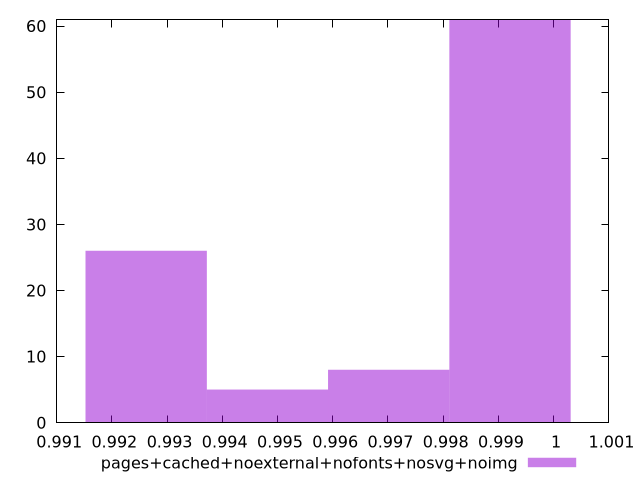

Reproduce this figure in gnuplot.
$_pagesCachedNoexternalNofontsNosvgNoimg <<EOF
0.9992097462749139 61
0.9970136808984854 8
0.9926215501456287 26
0.994817615522057 5
EOF
set key outside below
set terminal pngcairo
set output "report_00005_2020-11-02T22-26-11.212Z/interactive/pages+cached+noexternal+nofonts+nosvg+noimg//hist.png"
set yrange [0:61]
set boxwidth 0.002196065376428382
set style fill transparent solid 0.5 noborder
plot $_pagesCachedNoexternalNofontsNosvgNoimg title "pages+cached+noexternal+nofonts+nosvg+noimg" with boxes ,
